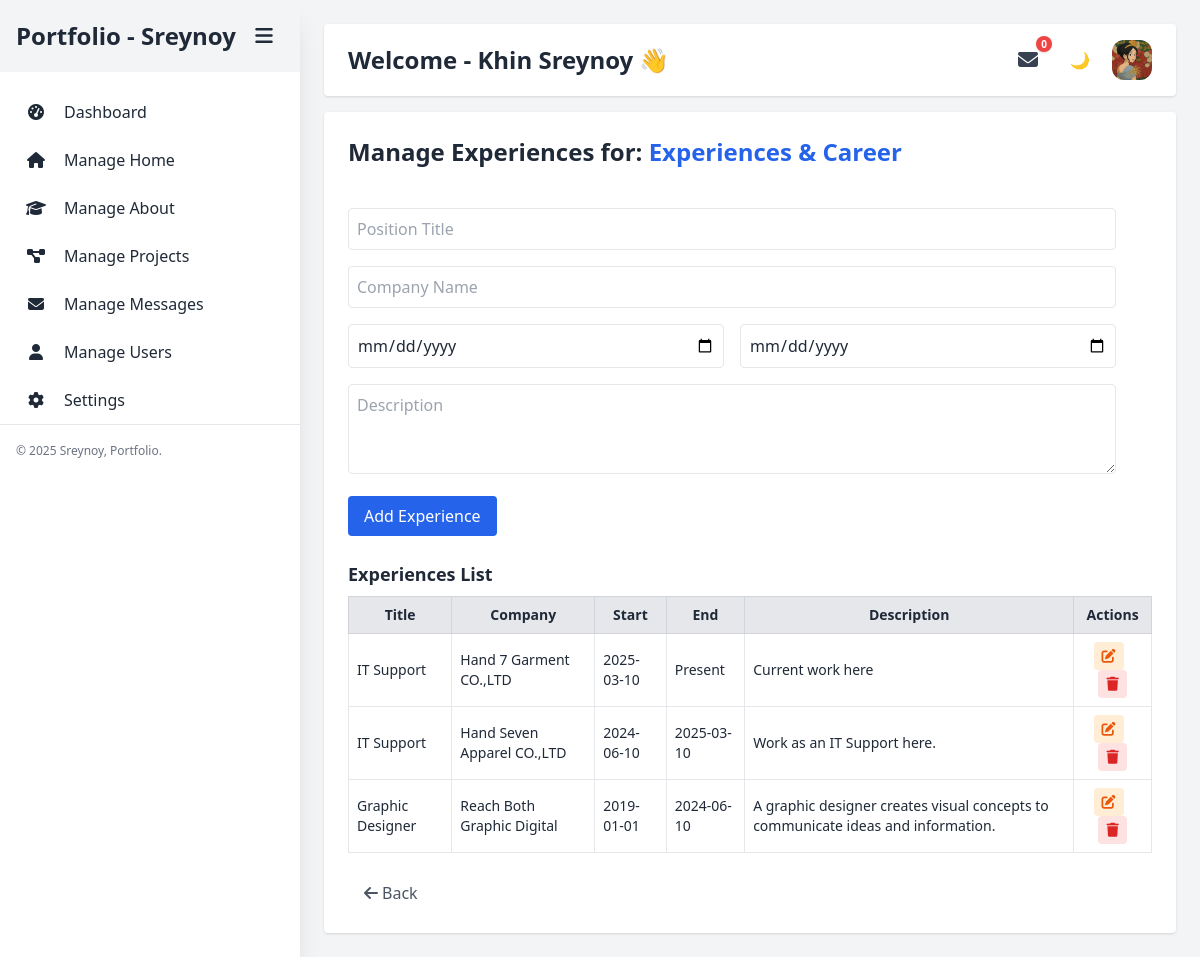
The page /experiences.php?about_id=1 (signed in) on the database its author committed.
### tables this page shows
CREATE TABLE IF NOT EXISTS `users` (
  `id` int NOT NULL AUTO_INCREMENT,
  `username` varchar(50) NOT NULL,
  `email` varchar(100) NOT NULL,
  `password` varchar(255) DEFAULT NULL,
  `full_name` varchar(100) DEFAULT NULL,
  `user_profile` varchar(255) DEFAULT NULL,
  `role` varchar(20) DEFAULT NULL,
  `created_at` timestamp NULL DEFAULT CURRENT_TIMESTAMP,
  `updated_at` timestamp NULL DEFAULT CURRENT_TIMESTAMP ON UPDATE CURRENT_TIMESTAMP,
  `is_default_admin` tinyint(1) DEFAULT '0',
  PRIMARY KEY (`id`),
  UNIQUE KEY `email` (`email`)
);

CREATE TABLE IF NOT EXISTS `about` (
  `id` int NOT NULL AUTO_INCREMENT,
  `title` varchar(100) DEFAULT NULL,
  `description` text,
  `lang` varchar(10) DEFAULT 'en',
  `created_at` timestamp NULL DEFAULT CURRENT_TIMESTAMP,
  `updated_at` timestamp NULL DEFAULT CURRENT_TIMESTAMP ON UPDATE CURRENT_TIMESTAMP,
  PRIMARY KEY (`id`)
);

CREATE TABLE IF NOT EXISTS `experiences` (
  `id` int NOT NULL AUTO_INCREMENT,
  `about_id` int NOT NULL,
  `title` varchar(100) DEFAULT NULL,
  `company` varchar(100) DEFAULT NULL,
  `start_date` date DEFAULT NULL,
  `end_date` date DEFAULT NULL,
  `description` text,
  `created_at` timestamp NULL DEFAULT CURRENT_TIMESTAMP,
  `updated_at` timestamp NULL DEFAULT CURRENT_TIMESTAMP ON UPDATE CURRENT_TIMESTAMP,
  `order` int DEFAULT '0',
  PRIMARY KEY (`id`),
  KEY `about_id` (`about_id`)
);

### experiences.php (the view, shortened to what this page needs)
<?php include 'includes/header.php'; ?>
<?php
    $about_id = isset($_GET['about_id']) ? intval($_GET['about_id']) : 0;
    $about = $conn->query("SELECT * FROM about WHERE id = $about_id")->fetch_assoc();
    $experiences = $conn->query("SELECT * FROM experiences WHERE about_id = $about_id ORDER BY start_date DESC");
    $editExp = null;
?>
<div class="flex min-h-screen">
    <?php include 'includes/sidebar.php'; ?>
    <main class="flex-1 p-6">
        <?php  include 'includes/topbar.php'; ?>
        <div class="max-w-full mx-auto bg-white dark:bg-gray-800 p-6 rounded shadow">
            <h2 class="text-2xl font-bold mb-4">
                Manage Experiences for:
                <span class="text-blue-600"><?= htmlspecialchars($about['title']) ?></span>
            </h2>
            <form method="POST" class="my-6 space-y-4 max-w-3xl">
                <input type="text" name="title" placeholder="Position Title" class="w-full dark:bg-gray-700 p-2 border dark:border-gray-800 rounded"
                    value="<?= htmlspecialchars($editExp['title'] ?? '') ?>">
                <input type="text" name="company" placeholder="Company Name" class="w-full dark:bg-gray-700 p-2 border dark:border-gray-800 rounded"
                    value="<?= htmlspecialchars($editExp['company'] ?? '') ?>">
                <div class="grid grid-cols-2 gap-4">
                    <input type="date" name="start_date" class="dark:bg-gray-700 p-2 border dark:border-gray-800 rounded w-full"
                        value="<?= htmlspecialchars($editExp['start_date'] ?? '') ?>">
                    <input type="date" name="end_date" class="dark:bg-gray-700 p-2 border dark:border-gray-800 rounded w-full"
                        value="<?= htmlspecialchars($editExp['end_date'] ?? '') ?>">
                </div>
                <textarea name="description" placeholder="Description" class="w-full dark:bg-gray-700 p-2 border dark:border-gray-800 rounded" rows="3"><?= htmlspecialchars($editExp['description'] ?? '') ?></textarea>
                <button type="submit" class="bg-blue-600 text-white px-4 py-2 rounded hover:bg-blue-700">
                    <?= $editExp ? 'Update Experience' : 'Add Experience' ?>
                </button>
            </form>
            <h3 class="text-lg font-semibold mb-2">Experiences List</h3>
            <table class="w-full border-collapse border text-sm">
                <thead class="bg-gray-200 dark:bg-gray-700">
                    <tr>
                        <th class="p-2 border border-gray-300 dark:border-gray-500">Title</th>
                        <th class="p-2 border border-gray-300 dark:border-gray-500">Company</th>
                        <th class="p-2 border border-gray-300 dark:border-gray-500">Start</th>
                        <th class="p-2 border border-gray-300 dark:border-gray-500">End</th>
                        <th class="p-2 border border-gray-300 dark:border-gray-500">Description</th>
                        <th class="p-2 border border-gray-300 dark:border-gray-500">Actions</th>
                    </tr>
                </thead>
                <tbody>
                <?php while ($exp = $experiences->fetch_assoc()): ?>
                    <tr class="border-b">
                        <td class="p-2 border dark:border-gray-500"><?= htmlspecialchars($exp['title']) ?></td>
                        <td class="p-2 border dark:border-gray-500"><?= htmlspecialchars($exp['company']) ?></td>
                        <td class="p-2 border dark:border-gray-500"><?= $exp['start_date'] ?></td>
                        <td class="p-2 border dark:border-gray-500">
                            <?= ($exp['end_date'] === '0000-00-00' || $exp['end_date'] === null) ? 'Present' : htmlspecialchars($exp['end_date']) ?>
                        </td>
                        <td class="p-2 border dark:border-gray-500"><?= htmlspecialchars($exp['description']) ?></td>
                        <td class="p-2 border dark:border-gray-500 text-center">
                            <a href="experiences.php?edit=<?= $exp['id'] ?>&about_id=<?= $about_id ?>" class="inline-block text-sm px-2 py-1 mr-2 rounded bg-orange-100 text-orange-600">
                                <i class="fa-solid fa-pen-to-square"></i>
                            </a>
                            <a href="?delete=<?= $exp['id'] ?>&about_id=<?= $about_id ?>" onclick="return confirm('Delete this experience?')" class="inline-block text-sm px-2 py-1 rounded bg-red-100 text-red-600">
                                <i class="fa-solid fa-trash"></i>
                            </a>
                        </td>
                    </tr>
                <?php endwhile; ?>
                </tbody>
            </table>
            <div class="mt-6">
                <?php
                    $link = 'about.php';
                    include "components/back-button.php";
                ?>
            </div>
        </div>
    </main>
</div>
<?php include 'includes/footer.php'; ?>

### includes/header.php (shortened to what this page needs)
<?php
require_once 'includes/db.php';
$siteTitle = 'Admin Dashboard';
$userName = 'Admin';
if (isset($_SESSION['admin_id'])) {
    $adminId = $_SESSION['admin_id'];
    $stmt = $conn->prepare("SELECT username, full_name, user_profile, is_default_admin FROM users WHERE id = ?");
    $stmt->bind_param("i", $adminId);
    $stmt->execute();
    $stmt->bind_result($username, $full_name, $user_profile, $is_default_admin);
    $siteTitle = $full_name ?: $siteTitle;
    $userName = $username ?: $userName;
    if (!empty($user_profile)) {
        if (filter_var($user_profile, FILTER_VALIDATE_URL)) {
            $userProfile = $user_profile;
        } elseif (file_exists($user_profile)) {
            $userProfile = $user_profile;
        }
    }
}
?>
<!DOCTYPE html>
<html lang="en" class="">
<head>
    <script src="https://cdn.tailwindcss.com"></script>
    <link rel="stylesheet" href="https://cdnjs.cloudflare.com/ajax/libs/font-awesome/6.7.2/css/all.min.css" />
</head>
<body class="bg-gray-100 dark:bg-gray-900 text-gray-800 dark:text-gray-100">

### includes/sidebar.php (shortened to what this page needs)
<?php
$currentPage = basename($_SERVER['PHP_SELF']);
?>
<aside id="sidebar" class="sticky top-0 h-screen bg-white dark:bg-gray-800 shadow-xl transition-all duration-300 ease-in-out overflow-hidden w-1/3 xl:w-1/6 lg:w-1/4">
    <nav>
        <div class="flex items-center justify-between bg-gray-100 dark:bg-gray-700 py-4 px-4">
            <h2 class="menu-title text-2xl font-bold capitalize">Portfolio - <?= htmlspecialchars($userName) ?></h2>
            <button id="toggleSidebar" class="flex items-center justify-center w-10 h-10 hover:bg-gray-300/50 p-2 text-xl rounded-lg" title="Toggle Menu">
                <i class="fas fa-bars"></i>
            </button>
        </div>
        <ul class="mt-4">
            <li>
                <a href="dashboard.php"
                   class="menu-item flex items-center gap-2 py-1 px-4 hover:bg-gray-200 dark:hover:bg-gray-700 block <?= $currentPage === 'dashboard.php' ? 'bg-gray-100 dark:bg-gray-700 font-semibold' : '' ?>">
                   <div class="flex items-center justify-center w-10 h-10"><i class="fas fa-tachometer-alt"></i> </div>
                    <span class="menu-text">Dashboard</span>
                </a>
            </li>
            <li>
                <a href="home.php"
                   class="menu-item flex items-center gap-2 py-1 px-4 hover:bg-gray-200 dark:hover:bg-gray-700 block <?= $currentPage === 'home.php' ? 'bg-gray-100 dark:bg-gray-700 font-semibold' : '' ?>">
                    <div class="flex items-center justify-center w-10 h-10"><i class="fas fa-home"></i> </div>
                    <span class="menu-text">Manage Home</span>
                </a>
            </li>
            <li>
                <a href="about.php"
                   class="menu-item flex items-center gap-2 py-1 px-4 hover:bg-gray-200 dark:hover:bg-gray-700 block <?= $currentPage === 'about.php' ? 'bg-gray-100 dark:bg-gray-700 font-semibold' : '' ?>">
                    <div class="flex items-center justify-center w-10 h-10"><i class="fas fa-graduation-cap"></i> </div>
                    <span class="menu-text">Manage About</span>
                </a>
            </li>
            <li>
                <a href="projects.php"
                   class="menu-item flex items-center gap-2 py-1 px-4 hover:bg-gray-200 dark:hover:bg-gray-700 block <?= $currentPage === 'projects.php' ? 'bg-gray-100 dark:bg-gray-700 font-semibold' : '' ?>">
                    <div class="flex items-center justify-center w-10 h-10"><i class="fas fa-project-diagram"></i> </div>
                    <span class="menu-text">Manage Projects</span>
                </a>
            </li>
            <li>
                <a href="messages.php"
                   class="menu-item flex items-center gap-2 py-1 px-4 hover:bg-gray-200 dark:hover:bg-gray-700 block <?= $currentPage === 'messages.php' ? 'bg-gray-100 dark:bg-gray-700 font-semibold' : '' ?>">
                    <div class="flex items-center justify-center w-10 h-10"><i class="fas fa-envelope"></i> </div>
                    <span class="menu-text">Manage Messages</span>
                </a>
            </li>
            <li>
                <a href="users.php"
                    class="menu-item flex items-center gap-2 py-1 px-4 hover:bg-gray-200 dark:hover:bg-gray-700 block <?= $currentPage === 'users.php' ? 'bg-gray-100 dark:bg-gray-700 font-semibold' : '' ?>">
                    <div class="flex items-center justify-center w-10 h-10"><i class="fas fa-user"></i> </div>
                    <span class="menu-text">Manage Users</span>
                </a>
            </li>
            <li>
                <a href="settings.php"
                    class="menu-item flex items-center gap-2 py-1 px-4 hover:bg-gray-200 dark:hover:bg-gray-700 block <?= $currentPage === 'settings.php' ? 'bg-gray-100 dark:bg-gray-700 font-semibold' : '' ?>">
                    <div class="flex items-center justify-center w-10 h-10"><i class="fa-solid fa-gear"></i> </div>
                    <span class="menu-text">Settings</span>
                </a>
            </li>
        </ul>
    </nav>
    <footer class="py-3 border-t border-gray-200 dark:border-gray-700">
        <span class="menu-text px-4 text-xs text-gray-500 dark:text-gray-400 capitalize">© <?= date('Y') ?> <?= htmlspecialchars($userName) ?>, Portfolio.</span>
    </footer>
</aside>

### includes/topbar.php (shortened to what this page needs)
<header class="sticky top-0 flex justify-between items-center px-6 py-4 mb-4 rounded bg-white dark:bg-gray-800 shadow">
    <h1 class="text-2xl font-bold capitalize">Welcome - <?= htmlspecialchars($siteTitle) ?> 👋</h1>
    <div class="flex gap-3 items-center">
        <div class="relative ml-4">
            <button id="messageToggle"
                class="relative flex items-center justify-center w-10 h-10 p-2 rounded-lg dark:border-gray-600 hover:bg-gray-200 dark:hover:bg-gray-700 focus:outline-none">
                <i class="fas fa-envelope text-xl text-gray-700"></i>
                <span id="unread-badge"
                    class="absolute -top-1 -right-1 w-4 h-4 flex items-center justify-center bg-red-500 text-white text-[10px] font-bold animate-bounce p-1.5 rounded-full leading-none shadow">0</span>
            </button>
        </div>
        <button id="dark-mode-toggle" aria-label="Toggle Dark Mode"
            class="w-10 h-10 p-2 rounded-lg dark:border-gray-600 hover:bg-gray-200 dark:hover:bg-gray-700">
        </button>
        <div class="relative group">
            <button id="topbarProfileDropdownBtn" class="w-10 h-10 rounded-xl overflow-hidden flex items-center justify-center focus:outline-none">
                <?php if ($userProfile): ?>
                    <img src="<?= htmlspecialchars($userProfile) ?>" alt="Profile" class="w-full h-full object-cover">
                <?php else: ?>
                    <span class="text-sm text-white bg-gray-500 w-full h-full flex items-center justify-center">N/A</span>
                <?php endif; ?>
            </button>
        </div>
    </div>
</header>

### components/back-button.php
<?php
    $link = $link ?? 'dashboard.php';
    $label = $label ?? 'Back';
?>
<a href="<?= htmlspecialchars($link) ?>" class="px-4 py-1 hover:bg-gray-300/50 text-base text-gray-600 dark:text-gray-300 rounded inline-flex items-center transition">
    <i class="fas fa-arrow-left mr-1"></i>
    <span><?= htmlspecialchars($label); ?></span>
</a>

### includes/footer.php (shortened to what this page needs)
</body>
</html>

### rows shown on the page
users: username "Sreynoy", full_name "Khin Sreynoy", user_profile (picture)
about: title "Experiences & Career"
experiences: title "IT Support", company "Hand 7 Garment CO.,LTD", start_date "2025-03-10", end_date "Present", description "Current work here"
experiences: title "IT Support", company "Hand Seven Apparel CO.,LTD", start_date "2024-06-10", end_date "2025-03-10", description "Work as an IT Support here."
experiences: title "Graphic Designer", company "Reach Both Graphic Digital", start_date "2019-01-01", end_date "2024-06-10", description "A graphic designer creates visual concepts to communicate ideas and information."

### other values the page prints
$label "Back"
